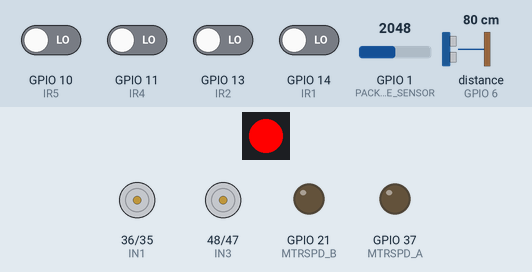
The sketch below on a simulated ESP32-S3. Shown: 1 RGB LEDs in strip order, left to right, motor-driver pin pairs drawn as motors (green arrow = first pin HIGH = forward, orange = second pin HIGH = backward, longer = more drive), output pins drawn as LEDs (lit = HIGH). Wiring (inferred from the names in the program): ultrasonic range finder: trigger GPIO 7; echo GPIO 6. Inputs (shaded band) come from the test bench; at power-on: GPIO 10 (IR5), GPIO 11 (IR4), GPIO 13 (IR2), GPIO 14 (IR1) LOW, GPIO 1 (PACKAGE_SENSOR) = 2048, distance to the obstacle (sensor on GPIO 6) 80 cm. The echo pulse lasts 58.3 µs per cm; pins used as bus, display or sensor lines are not drawn.

Above: at 1.2 s.
1.3 s: GPIO 1 (PACKAGE_SENSOR) set to 332
2.8 s: GPIO 1 (PACKAGE_SENSOR) set to 283
At 4.1 s:
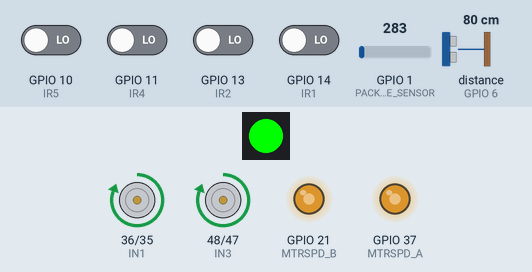
5.3 s: distance to the obstacle (sensor on GPIO 6) set to 17 cm
7.3 s: distance to the obstacle (sensor on GPIO 6) set to 13 cm
At 9.3 s:
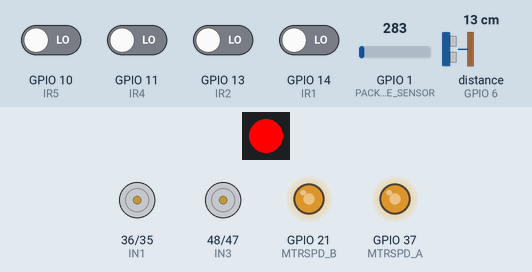
9.8 s: distance to the obstacle (sensor on GPIO 6) set to 18 cm
At 10.6 s:
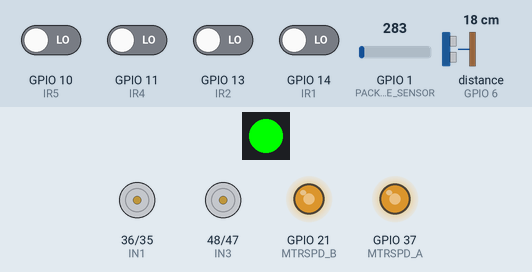
12.3 s: GPIO 1 (PACKAGE_SENSOR) set to 480
14.3 s: GPIO 1 (PACKAGE_SENSOR) set to 530
At 15.8 s:
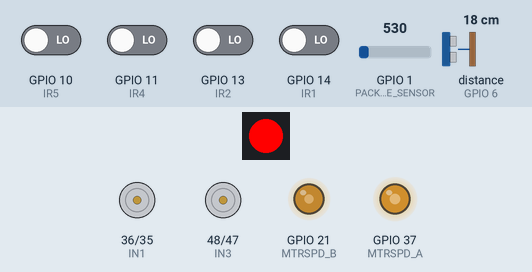
Timing chart, 0 to 17.3 s (numbered marks = the images above; inputs shaded):
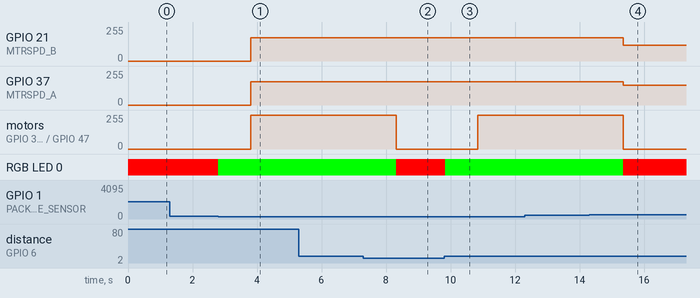

The sketch:

factory-robot-final.ino
```cpp
#include <Adafruit_NeoPixel.h>

#define IN1 36
#define IN2 35
#define IN3 48
#define IN4 47
#define MTRSPD_A 37
#define MTRSPD_B 21

#define IR1 14
#define IR2 13
#define IR3 12
#define IR4 11
#define IR5 10

#define PACKAGE_SENSOR 1

#define TRIG 7
#define ECHO 6

#define KP 30
#define KD 150

#define WEIGHT_HIGH 8
#define WEIGHT_LOW 3

#define START_SPD 700
#define MIN_SPD 0
#define BASE_SPD 600
#define MAX_SPD 1023

typedef enum {
  ROBOT_START,
  ROBOT_STOP,
  ROBOT_FOLLOW_LINE,
  ROBOT_OBSTACLE_DETECTED
} RobotState;

Adafruit_NeoPixel pixels(1, 38, NEO_GRB + NEO_KHZ800);

RobotState robot_state = ROBOT_STOP;
RobotState last_robot_state = ROBOT_STOP;

bool obstacle_detected = false;
float duration = 0;
float distance = 0;
int last_millis = 0;

bool package_detected = false;
int package_sensor_threshold = 400;

int error = 0;
int derivitive = 0;
int correction = 0;

int last_error = 0;

int readSensors() {
  int ir1 = !digitalRead(IR1);
  int ir2 = !digitalRead(IR2);
  int ir4 = !digitalRead(IR4);
  int ir5 = !digitalRead(IR5);

  return (-WEIGHT_HIGH * ir1) + (-WEIGHT_LOW * ir2) + (WEIGHT_LOW * ir4) + (WEIGHT_HIGH * ir5);
}

void setup() {
  Serial.begin(115200);
  pixels.begin();

  pinMode(IR1, INPUT);
  pinMode(IR2, INPUT);
  pinMode(IR3, INPUT);
  pinMode(IR4, INPUT);
  pinMode(IR5, INPUT);

  pinMode(PACKAGE_SENSOR, INPUT);

  pinMode(TRIG, OUTPUT);
  pinMode(ECHO, INPUT);

  pinMode(IN1, OUTPUT);
  pinMode(IN2, OUTPUT);
  pinMode(IN3, OUTPUT);
  pinMode(IN4, OUTPUT);

  digitalWrite(IN1, LOW);
  digitalWrite(IN2, LOW);

  digitalWrite(IN3, LOW);
  digitalWrite(IN4, LOW);

  pinMode(MTRSPD_A, OUTPUT);
  pinMode(MTRSPD_B, OUTPUT);

  ledcAttach(MTRSPD_A, 20000, 10);
  ledcAttach(MTRSPD_B, 20000, 10);
}

void loop() {
  pixels.clear();

  int package_sensor_value = analogRead(PACKAGE_SENSOR);

  if (package_sensor_value <= package_sensor_threshold) {
    package_detected = true;
    package_sensor_threshold = 500;
  } else {
    package_detected = false;
    package_sensor_threshold = 300;
  }

  if (millis() - last_millis >= 100) {
    digitalWrite(TRIG, LOW);
    delayMicroseconds(2);
    digitalWrite(TRIG, HIGH);
    delayMicroseconds(10);
    digitalWrite(TRIG, LOW);

    duration = pulseIn(ECHO, HIGH);
    distance = (duration * 0.0343) / 2;

    obstacle_detected = distance <= 15;

    last_millis = millis();
  }

  if (obstacle_detected) {
    robot_state = ROBOT_OBSTACLE_DETECTED;
  } else if (package_detected && !obstacle_detected) {
    robot_state = ROBOT_START;
  } else if (robot_state == ROBOT_START && last_robot_state != ROBOT_STOP) {
    robot_state = ROBOT_FOLLOW_LINE;
  } else {
    robot_state = ROBOT_STOP;
  }

  switch (robot_state) {
    case ROBOT_STOP:
      pixels.setPixelColor(0, pixels.Color(255, 0, 0));
      pixels.show();

      digitalWrite(IN1, LOW);
      digitalWrite(IN2, LOW);

      digitalWrite(IN3, LOW);
      digitalWrite(IN4, LOW);

      break;

    case ROBOT_START:
      pixels.setPixelColor(0, pixels.Color(0, 255, 0));
      pixels.show();

      delay(1000);

      digitalWrite(IN1, HIGH);
      digitalWrite(IN2, LOW);

      digitalWrite(IN3, HIGH);
      digitalWrite(IN4, LOW);

      ledcWrite(MTRSPD_A, START_SPD);
      ledcWrite(MTRSPD_B, START_SPD);

      delay(100);

      break;

    case ROBOT_FOLLOW_LINE:
      error = readSensors();

      derivitive = error - last_error;

      correction = (KP * error) + (KD * derivitive);

      last_error = error;

      ledcWrite(MTRSPD_A, constrain(BASE_SPD - correction, MIN_SPD, MAX_SPD));
      ledcWrite(MTRSPD_B, 0.8 * constrain(BASE_SPD + correction, MIN_SPD, MAX_SPD));

      if (error == -WEIGHT_HIGH - WEIGHT_LOW) {
        ledcWrite(MTRSPD_B, 0);
      } else if (error == WEIGHT_HIGH + WEIGHT_LOW) {
        ledcWrite(MTRSPD_A, 0);
      }

      break;

    case ROBOT_OBSTACLE_DETECTED:
      pixels.setPixelColor(0, pixels.Color(255, 0, 0));
      pixels.show();

      digitalWrite(IN1, LOW);
      digitalWrite(IN2, LOW);

      digitalWrite(IN3, LOW);
      digitalWrite(IN4, LOW);

      while (distance <= 15) {
        delay(100);

        digitalWrite(TRIG, LOW);
        delayMicroseconds(2);
        digitalWrite(TRIG, HIGH);
        delayMicroseconds(10);
        digitalWrite(TRIG, LOW);

        duration = pulseIn(ECHO, HIGH);
        distance = (duration * 0.0343) / 2;
      }

      break;
  }

  last_robot_state = robot_state;
}
```

Measured:
- the behaviour switches between 301 and 300 on GPIO 1 (PACKAGE_SENSOR) (found by bisection; images 0 and 1)
- the behaviour switches between 15 and 14 cm on distance to the obstacle (sensor on GPIO 6) (found by bisection; images 1 and 2)
- the behaviour switches between 500 and 501 on GPIO 1 (PACKAGE_SENSOR) (found by bisection; images 3 and 4)
- after the input at 1.3 s, every drawn part: stays the same
- after the input at 2.8 s, GPIO 21 (MTRSPD_B), GPIO 37 (MTRSPD_A): 0/255 → 174/255 after 1.0 s; motor on GPIO 36 (IN1) / GPIO 35 (IN2), motor on GPIO 48 (IN3) / GPIO 47 (IN4): stopped → forward 255/255 after 1.0 s; RGB LED 0: RGB(255, 0, 0) → RGB(0, 255, 0) at once
- after the input at 5.3 s, every drawn part: stays the same
- after the input at 7.3 s, motor on GPIO 36 (IN1) / GPIO 35 (IN2), motor on GPIO 48 (IN3) / GPIO 47 (IN4): forward 255/255 → stopped after 1.0 s; RGB LED 0: RGB(0, 255, 0) → RGB(255, 0, 0) after 1.0 s
- after the input at 9.8 s, motor on GPIO 36 (IN1) / GPIO 35 (IN2), motor on GPIO 48 (IN3) / GPIO 47 (IN4): stopped → forward 255/255 after 1.0 s; RGB LED 0: RGB(255, 0, 0) → RGB(0, 255, 0) at once
- after the input at 12.3 s, every drawn part: stays the same
- after the input at 14.3 s, GPIO 21 (MTRSPD_B): 174/255 → 120/255 after 1.0 s; GPIO 37 (MTRSPD_A): 174/255 → 149/255 after 1.0 s; motor on GPIO 36 (IN1) / GPIO 35 (IN2), motor on GPIO 48 (IN3) / GPIO 47 (IN4): forward 255/255 → stopped after 1.0 s; RGB LED 0: RGB(0, 255, 0) → RGB(255, 0, 0) after 1.0 s
